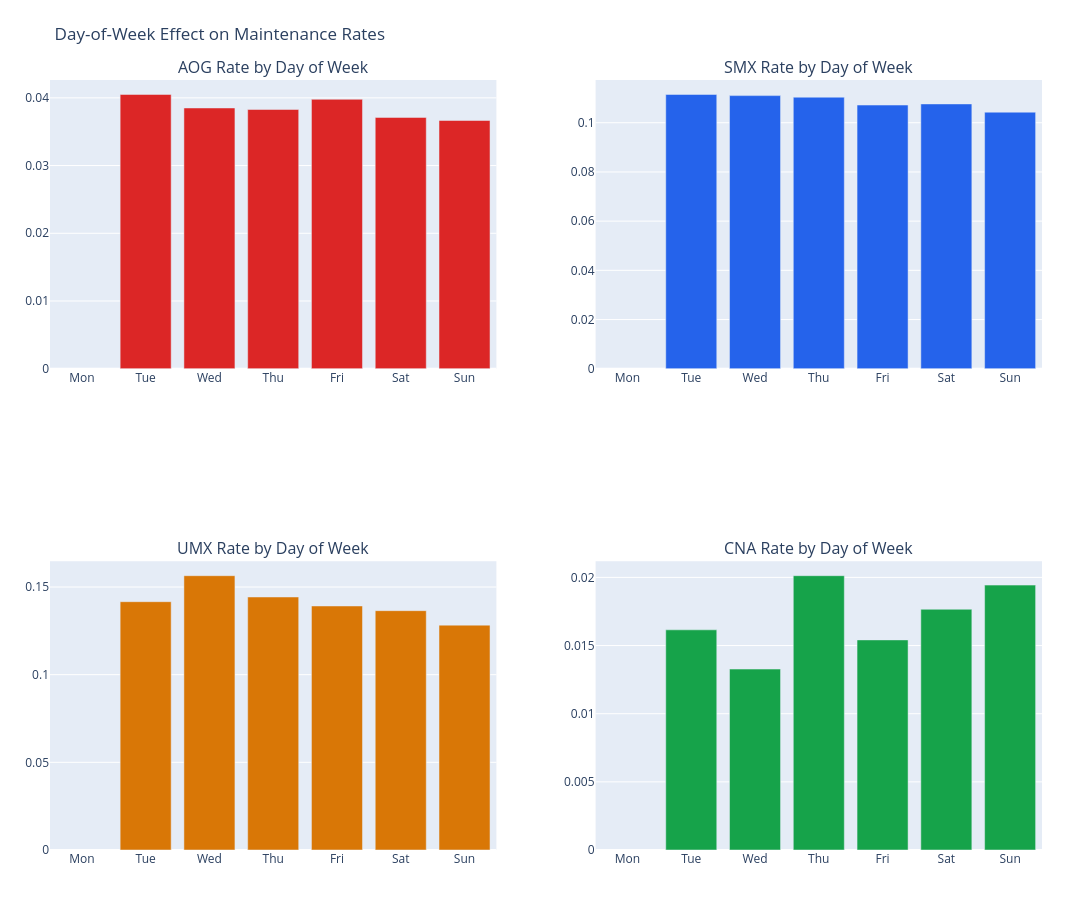

Write notebook code for a chart like this one.
### Code cell
dow_labels = ["Mon","Tue","Wed","Thu","Fri","Sat","Sun"]

fig = make_subplots(rows=2, cols=2, subplot_titles=[
    "AOG Rate by Day of Week", "SMX Rate by Day of Week",
    "UMX Rate by Day of Week", "CNA Rate by Day of Week"
])

for idx, col in enumerate(rate_cols):
    row, col_pos = divmod(idx, 2)
    means = df_pd.groupby("day_of_week")[col].mean().reindex(range(7))
    fig.add_trace(
        go.Bar(
            x=dow_labels,
            y=means.values,
            name=col,
            marker_color=colors[idx],
            showlegend=True
        ),
        row=row+1, col=col_pos+1
    )

fig.update_layout(
    title="Day-of-Week Effect on Maintenance Rates",
    height=900, width=1200,
    margin=dict(l=50, r=50, t=80, b=50),
    showlegend=False
)
fig.show()

### Figure 1 — Plotly figure (JSON) as saved in the notebook; plotly's stock layout.template omitted (floating-point values rounded to 4 significant figures)
{"data": [{"marker": {"color": "#dc2626"}, "name": "aog_rate", "showlegend": true, "type": "bar", "x": ["Mon", "Tue", "Wed", "Thu", "Fri", "Sat", "Sun"], "xaxis": "x", "y": [NaN, 0.0405, 0.0385, 0.03828, 0.03978, 0.03711, 0.03666], "yaxis": "y"}, {"marker": {"color": "#2563eb"}, "name": "smx_rate", "showlegend": true, "type": "bar", "x": ["Mon", "Tue", "Wed", "Thu", "Fri", "Sat", "Sun"], "xaxis": "x2", "y": [NaN, 0.1115, 0.111, 0.1104, 0.1072, 0.1076, 0.1043], "yaxis": "y2"}, {"marker": {"color": "#d97706"}, "name": "umx_rate", "showlegend": true, "type": "bar", "x": ["Mon", "Tue", "Wed", "Thu", "Fri", "Sat", "Sun"], "xaxis": "x3", "y": [NaN, 0.1416, 0.1564, 0.1443, 0.1392, 0.1365, 0.1282], "yaxis": "y3"}, {"marker": {"color": "#16a34a"}, "name": "cna_rate", "showlegend": true, "type": "bar", "x": ["Mon", "Tue", "Wed", "Thu", "Fri", "Sat", "Sun"], "xaxis": "x4", "y": [NaN, 0.01615, 0.01327, 0.02012, 0.01541, 0.01766, 0.01943], "yaxis": "y4"}], "layout": {"annotations": [{"font": {"size": 16}, "showarrow": false, "text": "AOG Rate by Day of Week", "x": 0.225, "xanchor": "center", "xref": "paper", "y": 1, "yanchor": "bottom", "yref": "paper"}, {"font": {"size": 16}, "showarrow": false, "text": "SMX Rate by Day of Week", "x": 0.775, "xanchor": "center", "xref": "paper", "y": 1, "yanchor": "bottom", "yref": "paper"}, {"font": {"size": 16}, "showarrow": false, "text": "UMX Rate by Day of Week", "x": 0.225, "xanchor": "center", "xref": "paper", "y": 0.375, "yanchor": "bottom", "yref": "paper"}, {"font": {"size": 16}, "showarrow": false, "text": "CNA Rate by Day of Week", "x": 0.775, "xanchor": "center", "xref": "paper", "y": 0.375, "yanchor": "bottom", "yref": "paper"}], "height": 900, "margin": {"b": 50, "l": 50, "r": 50, "t": 80}, "showlegend": false, "title": {"text": "Day-of-Week Effect on Maintenance Rates"}, "width": 1200, "xaxis": {"anchor": "y", "domain": [0, 0.45]}, "xaxis2": {"anchor": "y2", "domain": [0.55, 1]}, "xaxis3": {"anchor": "y3", "domain": [0, 0.45]}, "xaxis4": {"anchor": "y4", "domain": [0.55, 1]}, "yaxis": {"anchor": "x", "domain": [0.625, 1]}, "yaxis2": {"anchor": "x2", "domain": [0.625, 1]}, "yaxis3": {"anchor": "x3", "domain": [0, 0.375]}, "yaxis4": {"anchor": "x4", "domain": [0, 0.375]}}}
